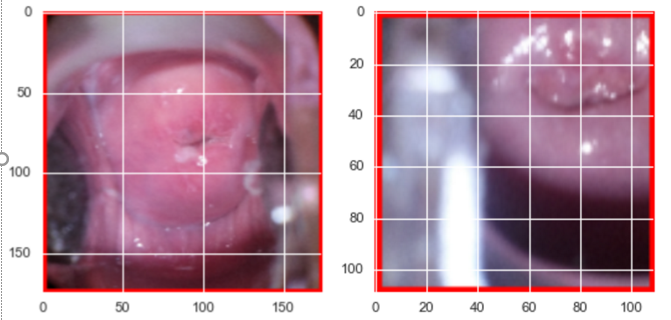
#> input picture samples.png, 671 x 320 px; its folder holds only this picture in this run
$ python -i preprocessing.py   (imports and definitions only)   (Python 2 division)   (older library calls are emulated)
#> lines starting #> are read from the running program, lines starting #| are printed output that depends on the picture; after the words box and inside, x2 and y2 are one past the last pixel; in counts of white or black regions, pixels touching at a corner belong together
import sys
import matplotlib.pyplot as plt
import numpy as np
import cv2
import math
from sklearn import mixture
from sklearn.utils import shuffle
from skimage import measure
from glob import glob
import os
from numpy import sqrt, histogram
# [1 line not run here, left out]
from subprocess import check_output
# [1 line not run here, left out]

TRAIN_DATA = "input/train"
TEST_DATA = "input/test"
type_1_files = glob(os.path.join(TRAIN_DATA, "Type_1", "*.jpg"))
type_1_ids = np.array([s[len(os.path.join(TRAIN_DATA, "Type_1"))+1:-4] for s in type_1_files])
type_2_files = glob(os.path.join(TRAIN_DATA, "Type_2", "*.jpg"))
type_2_ids = np.array([s[len(os.path.join(TRAIN_DATA, "Type_2"))+1:-4] for s in type_2_files])
type_3_files = glob(os.path.join(TRAIN_DATA, "Type_3", "*.jpg"))
type_3_ids = np.array([s[len(os.path.join(TRAIN_DATA, "Type_3"))+1:-4] for s in type_3_files])
test_files = glob(os.path.join(TEST_DATA, "*.jpg"))
test_ids = np.array([s[11:-4] for s in test_files])
# [5 lines not run here, left out]
# [30 lines left out: functions get_filename, get_image_data, not called in this run]

def maxHist(hist):
    """
    Algorithm for getting the maximum histogram of a given patch
    """
    maxArea = (0, 0, 0)
    height = []
    position = []
    for i in range(len(hist)):
        if (len(height) == 0):
            if (hist[i] > 0):
                height.append(hist[i])
                position.append(i)
        else:
            if (hist[i] > height[-1]):
                height.append(hist[i])
                position.append(i)
            elif (hist[i] < height[-1]):
                while (height[-1] > hist[i]):
                    maxHeight = height.pop()
                    area = maxHeight * (i-position[-1])
                    if (area > maxArea[0]):
                        maxArea = (area, position[-1], i)
                    last_position = position.pop()
                    if (len(height) == 0):
                        break
                position.append(last_position)
                if (len(height) == 0):
                    height.append(hist[i])
                elif(height[-1] < hist[i]):
                    height.append(hist[i])
                else:
                    position.pop()
    while (len(height) > 0):
        maxHeight = height.pop()
        last_position = position.pop()
        area =  maxHeight * (len(hist) - last_position)
        if (area > maxArea[0]):
            maxArea = (area, len(hist), last_position)
    return maxArea


def maxRect(img):
    """
    Find the maximum connected rectangle region in an image
    """
    maxArea = (0, 0, 0)
    addMat = np.zeros(img.shape)
    for r in range(img.shape[0]):
        if r == 0:
            addMat[r] = img[r]
            area = maxHist(addMat[r])
            if area[0] > maxArea[0]:
                maxArea = area + (r,)
        else:
            addMat[r] = img[r] + addMat[r-1]
            addMat[r][img[r] == 0] *= 0
            area = maxHist(addMat[r])
            if area[0] > maxArea[0]:
                maxArea = area + (r,)
    return (int(maxArea[3]+1-maxArea[0]/abs(maxArea[1]-maxArea[2])), maxArea[2], maxArea[3], maxArea[1], maxArea[0])

def cropCircle(img):
    """
    Cropping the circle often seen in cervigrams using maxRect and maxHist to detect
    a maximum connected region
    """
    if(img.shape[0] > img.shape[1]):
        tile_size = (int(img.shape[1]*256/img.shape[0]),256)
    else:
        tile_size = (256, int(img.shape[0]*256/img.shape[1]))
#> tile_size = (256, 122)

    img = cv2.resize(img, dsize=tile_size)
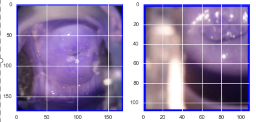
#> img: shape (122, 256, 3); mean of channels 0, 1, 2 181.2, 144.3, 160.7; drawn as B, G, R

    gray = cv2.cvtColor(img, cv2.COLOR_RGB2GRAY);
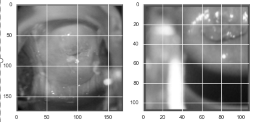
#> gray: shape (122, 256); min 2, max 255, mean 157.2
    _, thresh = cv2.threshold(gray, 10, 255, cv2.THRESH_BINARY)
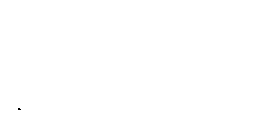
#> thresh: shape (122, 256); 100% white; black in thin lines or dots, all inside (x1, y1, x2, y2) = (18, 108, 21, 110)

    _, contours, _ = cv2.findContours(thresh.copy(),cv2.RETR_TREE,cv2.CHAIN_APPROX_NONE)
#> contours = 2 contours, 1 with area under 20; largest, box (x1, y1, x2, y2) and area: (0, 0, 256, 122) 30855

    main_contour = sorted(contours, key = cv2.contourArea, reverse = True)[0]
#> main_contour = contour of 752 points, box (x1, y1, x2, y2) (0, 0, 256, 122), area 30855

    ff = np.zeros((gray.shape[0],gray.shape[1]), 'uint8')
    cv2.drawContours(ff, main_contour, -1, 1, 15)
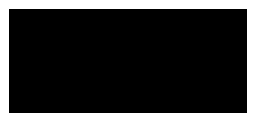
#> ff: shape (122, 256); values 0 (black) and 1 (white), 20.7% white; 1 white region, box (x1, y1, x2, y2) and area: (0, 0, 256, 122) 6480
    ff_mask = np.zeros((gray.shape[0]+2,gray.shape[1]+2), 'uint8')
    cv2.floodFill(ff, ff_mask, (int(gray.shape[1]/2), int(gray.shape[0]/2)), 1)
#> ff: shape (122, 256); every value is 1
    #cv2.circle(ff, (int(gray.shape[1]/2), int(gray.shape[0]/2)), 3, 3, -1)

    rect = maxRect(ff)
#> the loop in maxRect, `for r in range(img.shape[0]):` made 122 passes
#> after the loop in maxRect, `for r in range(img.shape[0]):`:
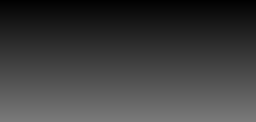
#> addMat: shape (122, 256) float64; min 1, max 122, mean 61.5
#> after the loop in maxRect, `for r in range(img.shape[0]):`: maxArea = (31232, 256, 0, 121)
#> rect = (0, 0, 121, 256, 31232)
    img_crop = img[min(rect[0],rect[2]):max(rect[0],rect[2]), min(rect[1],rect[3]):max(rect[1],rect[3])]
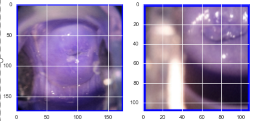
#> img_crop: shape (121, 256, 3); mean of channels 0, 1, 2 180.5, 143.4, 159.9; drawn as B, G, R
    cv2.rectangle(ff,(min(rect[1],rect[3]),min(rect[0],rect[2])),(max(rect[1],rect[3]),max(rect[0],rect[2])),3,2)
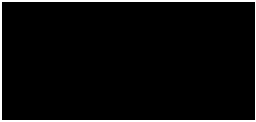
#> ff: shape (122, 256); values 1 (black) and 3 (white), 4.4% white; 1 white region, box (x1, y1, x2, y2) and area: (0, 0, 256, 122) 1378

    # [5 lines of commented-out code are left out]

    return img_crop
# [222 lines left out: functions Ra_space, getData, getSubmitData, not called in this run]

>>> import cv2
>>> picture = cv2.cvtColor(cv2.imread('../samples.png'), cv2.COLOR_BGR2RGB)
>>> result = cropCircle(picture)
